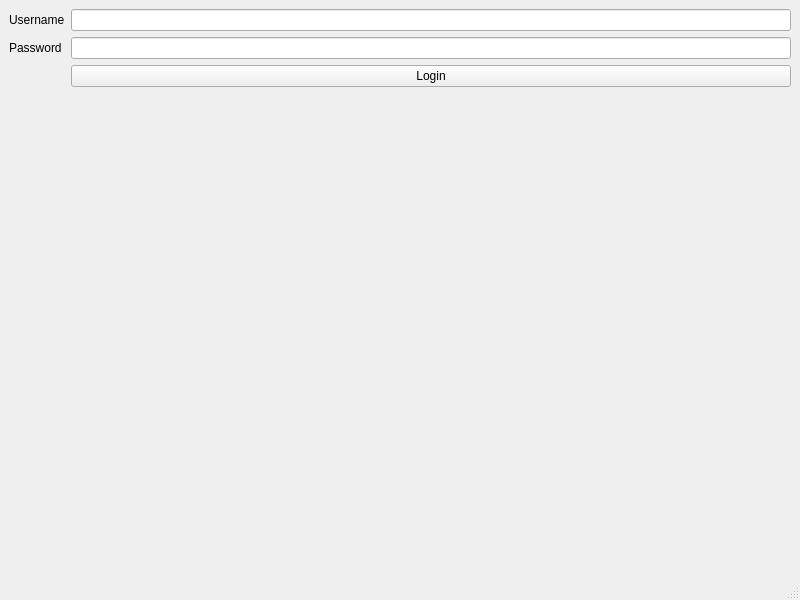
<?xml version="1.0" encoding="UTF-8"?>
<ui version="4.0">
 <class>MainWindow</class>
 <widget class="QMainWindow" name="MainWindow">
  <property name="geometry">
   <rect>
    <x>0</x>
    <y>0</y>
    <width>800</width>
    <height>600</height>
   </rect>
  </property>
  <property name="windowTitle">
   <string>MainWindow</string>
  </property>
  <widget class="QWidget" name="centralwidget">
   <layout class="QFormLayout" name="formLayout">
    <item row="0" column="0">
     <widget class="QLabel" name="label">
      <property name="text">
       <string>Username</string>
      </property>
     </widget>
    </item>
    <item row="0" column="1">
     <widget class="QLineEdit" name="UsernameEdit"/>
    </item>
    <item row="1" column="0">
     <widget class="QLabel" name="label_2">
      <property name="text">
       <string>Password</string>
      </property>
     </widget>
    </item>
    <item row="1" column="1">
     <widget class="QLineEdit" name="PasswordEdit"/>
    </item>
    <item row="2" column="1">
     <widget class="QPushButton" name="LoginButton">
      <property name="text">
       <string>Login</string>
      </property>
     </widget>
    </item>
   </layout>
  </widget>
  <widget class="QMenuBar" name="menubar">
   <property name="geometry">
    <rect>
     <x>0</x>
     <y>0</y>
     <width>800</width>
     <height>19</height>
    </rect>
   </property>
  </widget>
  <widget class="QStatusBar" name="statusbar"/>
 </widget>
 <resources/>
 <connections/>
</ui>
